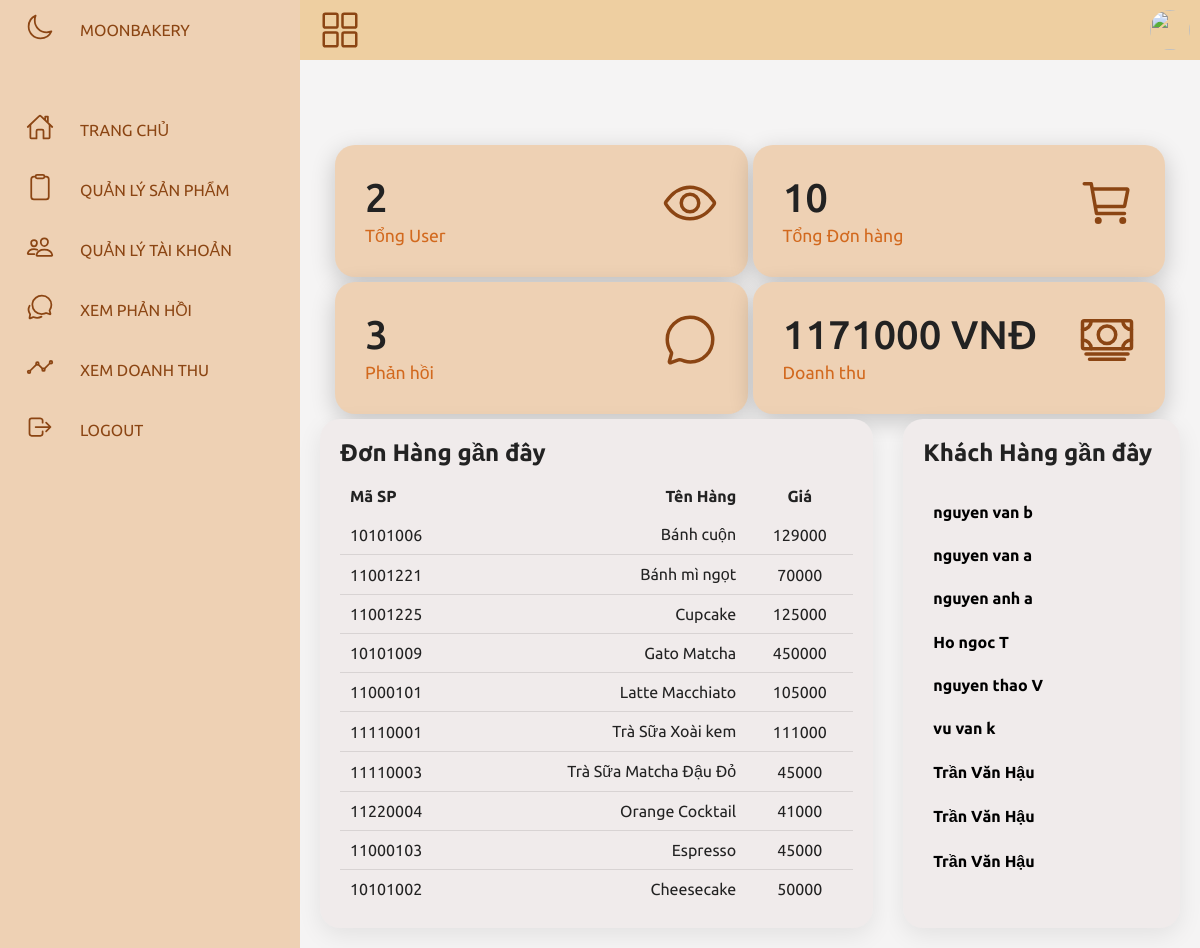
The app's page /admin/index.php?action=xemdoanhthu&query=xemdt with its own data.
### tables this page shows
CREATE TABLE `lsmuahang` (
  `id` int(11) NOT NULL,
  `username` varchar(50) NOT NULL,
  `maSP` int(11) NOT NULL,
  `tenSP` varchar(50) NOT NULL,
  `soluong` int(50) NOT NULL,
  `thanhtien` int(50) NOT NULL
);

### admin/modules/mainsub1.php (the view)
<?php
$sql_qr2 = "SELECT * FROM lsmuahang";
$query = $mysqli->query($sql_qr2);
$sql_qr3 = "SELECT * FROM lsmuahang";
$query1 = $mysqli->query($sql_qr3);
?>
<div class="detail">
    <div class="recentorders">
        <div class="cardheader">
            <h2>Đơn Hàng gần đây</h2>
        </div>
        <table>
            <thead>
                <tr>
                    <th>Mã SP</th>
                    <th>Tên Hàng</th>
                    <th>Giá</th>
                </tr>
            </thead>
            <tbody>
                <?php
                while ($row = mysqli_fetch_array($query)) {
                ?>
                    <tr>
                        <td><?php echo $row['maSP'] ?></td>
                        <td><?php echo $row['tenSP'] ?></td>
                        <td><?php echo $row['thanhtien'] ?></td>
                    </tr>
                <?php
                }
                ?>
            </tbody>
        </table>
    </div>
    <div class="recentcustomers">
        <div class="cardheader">
            <h2>Khách Hàng gần đây</h2>
        </div>
        <table>
            <?php
            while ($item = mysqli_fetch_array($query1)) {
            ?>
                <tr>
                    <td>
                        <h4><?php echo $item['username'] ?>
                    </td>
                </tr>
            <?php
            }
            ?>
        </table>
    </div>
</div>

### assets/css/StyleAdmin.css (style rules this page uses)
* { margin: 0; padding: 0; box-sizing: border-box; font-family: "Ubuntu", sans-serif; }
:root { --background: #f5f4f4; --menu: #eed1b4; --words: #8b4513; --hover: #a75105; --hover1: #eecfa1; --black: #222; --white: rgb(240, 235, 235); }
body { min-height: 100vh; overflow-x: hidden; }
.detail { position: relative; width: 100%; padding: 20px; display: grid; grid-template-columns: 2fr 1fr; grid-gap: 30px; }
.detail .recentorders { position: relative; display: grid; min-height: 500px; background-color: var(--white); padding: 20px; box-shadow: 0 7px 25px rgba(0, 0, 0, 0.08); border-radius: 20px; }
.cardheader { display: flex; justify-content: space-between; align-items: flex-start; }
.cardheader h2 { font-weight: 600; color: var(--black); }
.detail table { width: 100%; border-collapse: collapse; margin-top: 10px; }
.detail table thead { text-align: left; }
.detail table thead th { font-weight: 600; padding: 10px; }
.detail table th:nth-child(2), .detail table th:nth-child(4) { text-align: end; }
.detail .recentorders table tr { color: var(--black); border-bottom: 1px solid rgba(0, 0, 0, 0.1); }
.detail .recentorders table tr:last-child { border-bottom: none; }
.detail .recentorders table tr td { padding: 10px; }
.detail .recentorders table tr td:last-child { text-align: end; }
.detail .recentorders table tr td:nth-child(2) { text-align: end; }
.detail .recentorders table tr td:nth-child(3), .detail table th:nth-child(3) { text-align: center; }
.recentcustomers { position: relative; display: grid; min-height: 500px; padding: 20px; background-color: var(--white); box-shadow: 0 7px 25px rgba(0, 0, 0, 0.08); border-radius: 20px; }
.recentcustomers table tr td { padding: 12px 10px; }

### records on screen
lsmuahang: maSP "10101006", tenSP "Bánh cuộn", thanhtien "129000", username "nguyen van b"
lsmuahang: maSP "11001221", tenSP "Bánh mì ngọt", thanhtien "70000", username "nguyen van a"
lsmuahang: maSP "11001225", tenSP "Cupcake", thanhtien "125000", username "nguyen anh a"
lsmuahang: maSP "10101009", tenSP "Gato Matcha", thanhtien "450000", username "Ho ngoc T"
lsmuahang: maSP "11000101", tenSP "Latte Macchiato", thanhtien "105000", username "nguyen thao V"
lsmuahang: maSP "11110001", tenSP "Trà Sữa Xoài kem", thanhtien "111000", username "vu van k"
lsmuahang: maSP "11110003", tenSP "Trà Sữa Matcha Đậu Đỏ", thanhtien "45000", username "Trần Văn Hậu"
lsmuahang: maSP "11220004", tenSP "Orange Cocktail", thanhtien "41000", username "Trần Văn Hậu"
lsmuahang: maSP "11000103", tenSP "Espresso", thanhtien "45000", username "Trần Văn Hậu"
lsmuahang: maSP "10101002", tenSP "Cheesecake", thanhtien "50000"

### other values on screen
$sl_user "2"
$sl_luotmua "10"
$sl_report "3"
$cost "1171000"
